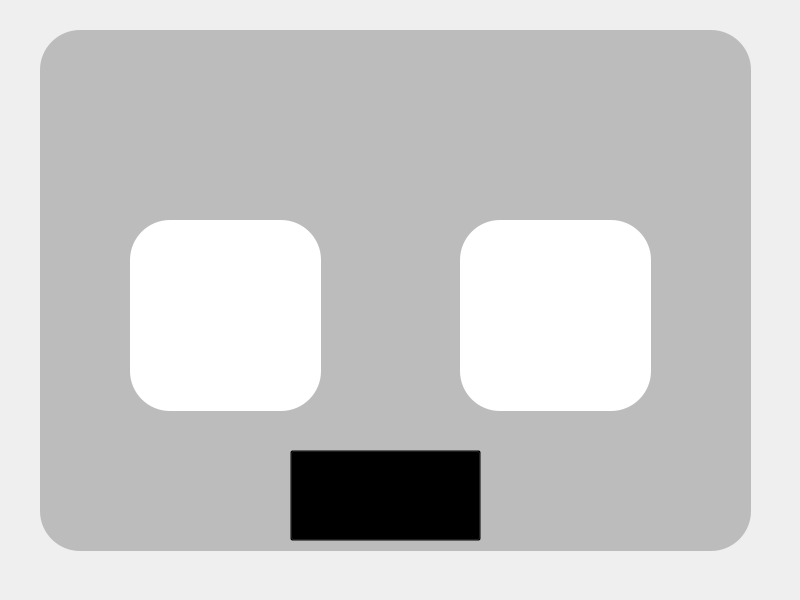
<?xml version="1.0" encoding="UTF-8"?>
<ui version="4.0">
 <class>MainWindow</class>
 <widget class="QMainWindow" name="MainWindow">
  <property name="geometry">
   <rect>
    <x>0</x>
    <y>0</y>
    <width>800</width>
    <height>600</height>
   </rect>
  </property>
  <property name="maximumSize">
   <size>
    <width>800</width>
    <height>600</height>
   </size>
  </property>
  <property name="mouseTracking">
   <bool>true</bool>
  </property>
  <property name="windowTitle">
   <string>MainWindow</string>
  </property>
  <widget class="QWidget" name="centralwidget">
   <property name="sizePolicy">
    <sizepolicy hsizetype="Maximum" vsizetype="Maximum">
     <horstretch>0</horstretch>
     <verstretch>0</verstretch>
    </sizepolicy>
   </property>
   <property name="maximumSize">
    <size>
     <width>800</width>
     <height>600</height>
    </size>
   </property>
   <property name="mouseTracking">
    <bool>true</bool>
   </property>
   <widget class="QLabel" name="fondo">
    <property name="geometry">
     <rect>
      <x>0</x>
      <y>0</y>
      <width>800</width>
      <height>600</height>
     </rect>
    </property>
    <property name="maximumSize">
     <size>
      <width>800</width>
      <height>600</height>
     </size>
    </property>
    <property name="mouseTracking">
     <bool>true</bool>
    </property>
    <property name="text">
     <string/>
    </property>
    <property name="pixmap">
     <pixmap>../sprites/background/index3.png</pixmap>
    </property>
    <property name="scaledContents">
     <bool>true</bool>
    </property>
   </widget>
   <widget class="QLabel" name="puerta_abierta">
    <property name="geometry">
     <rect>
      <x>360</x>
      <y>260</y>
      <width>101</width>
      <height>111</height>
     </rect>
    </property>
    <property name="text">
     <string/>
    </property>
    <property name="pixmap">
     <pixmap>../sprites/background/door.png</pixmap>
    </property>
    <property name="scaledContents">
     <bool>true</bool>
    </property>
   </widget>
   <widget class="QLabel" name="label">
    <property name="geometry">
     <rect>
      <x>40</x>
      <y>30</y>
      <width>711</width>
      <height>521</height>
     </rect>
    </property>
    <property name="autoFillBackground">
     <bool>false</bool>
    </property>
    <property name="styleSheet">
     <string notr="true">background-color: rgba(167, 167, 167, 180);
border-radius: 40px;
</string>
    </property>
    <property name="text">
     <string/>
    </property>
    <property name="scaledContents">
     <bool>true</bool>
    </property>
   </widget>
   <widget class="QLineEdit" name="j1">
    <property name="geometry">
     <rect>
      <x>130</x>
      <y>220</y>
      <width>191</width>
      <height>191</height>
     </rect>
    </property>
    <property name="font">
     <font>
      <pointsize>11</pointsize>
      <weight>75</weight>
      <bold>true</bold>
     </font>
    </property>
    <property name="focusPolicy">
     <enum>Qt::NoFocus</enum>
    </property>
    <property name="styleSheet">
     <string notr="true">border-radius: 40px;</string>
    </property>
    <property name="text">
     <string/>
    </property>
    <property name="alignment">
     <set>Qt::AlignCenter</set>
    </property>
   </widget>
   <widget class="QLineEdit" name="j2">
    <property name="geometry">
     <rect>
      <x>460</x>
      <y>220</y>
      <width>191</width>
      <height>191</height>
     </rect>
    </property>
    <property name="font">
     <font>
      <pointsize>11</pointsize>
      <weight>75</weight>
      <bold>true</bold>
     </font>
    </property>
    <property name="focusPolicy">
     <enum>Qt::NoFocus</enum>
    </property>
    <property name="styleSheet">
     <string notr="true">border-radius: 40px</string>
    </property>
    <property name="text">
     <string/>
    </property>
    <property name="alignment">
     <set>Qt::AlignCenter</set>
    </property>
   </widget>
   <widget class="QLineEdit" name="cuenta">
    <property name="geometry">
     <rect>
      <x>330</x>
      <y>60</y>
      <width>111</width>
      <height>111</height>
     </rect>
    </property>
    <property name="font">
     <font>
      <pointsize>20</pointsize>
      <weight>75</weight>
      <bold>true</bold>
     </font>
    </property>
    <property name="focusPolicy">
     <enum>Qt::NoFocus</enum>
    </property>
    <property name="autoFillBackground">
     <bool>false</bool>
    </property>
    <property name="styleSheet">
     <string notr="true">background-color: transparent;
border-color: transparent;
border: 0px;</string>
    </property>
    <property name="text">
     <string/>
    </property>
    <property name="alignment">
     <set>Qt::AlignCenter</set>
    </property>
   </widget>
   <widget class="QPushButton" name="boton_volver">
    <property name="geometry">
     <rect>
      <x>290</x>
      <y>450</y>
      <width>191</width>
      <height>91</height>
     </rect>
    </property>
    <property name="autoFillBackground">
     <bool>false</bool>
    </property>
    <property name="styleSheet">
     <string notr="true">background-color: transparent</string>
    </property>
    <property name="text">
     <string/>
    </property>
    <property name="icon">
     <iconset>
      <normaloff>../sprites/background/back_button.png</normaloff>../sprites/background/back_button.png</iconset>
    </property>
    <property name="iconSize">
     <size>
      <width>150</width>
      <height>100</height>
     </size>
    </property>
   </widget>
  </widget>
 </widget>
 <resources/>
 <connections/>
</ui>
